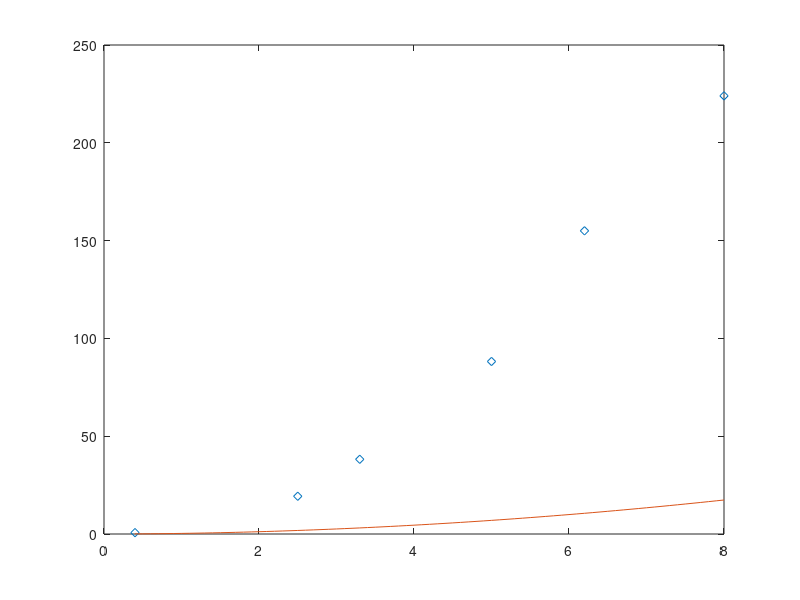

This figure's MATLAB source:
x=[0.4 2.5 3.3 5.0 6.2 8];
y=[0.7 19.3 38.2 88.2 155 224];
p=polyfit(log(x),log(y),1)
a=p(1)
b=log(p(2))
xm=[x(1):0.1:x(end)]
ym=b*xm.^a
plot(x,y,'d',xm,ym)